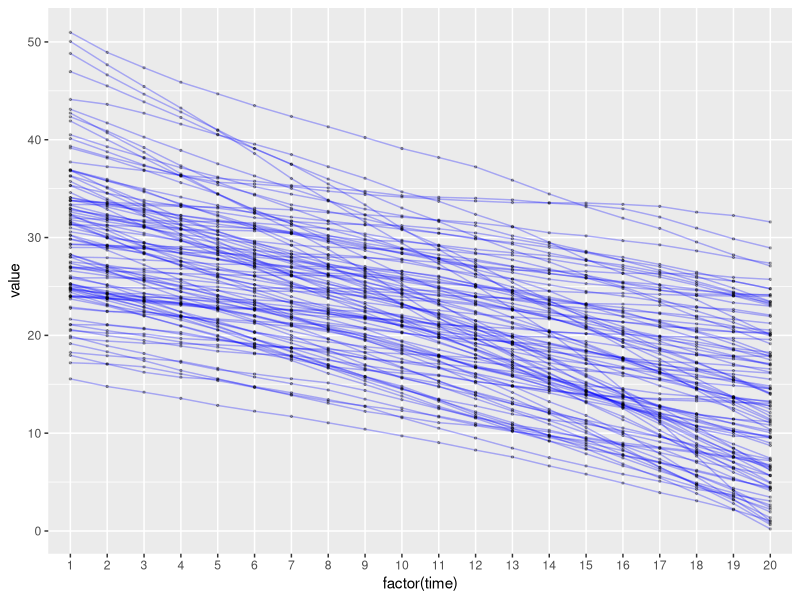
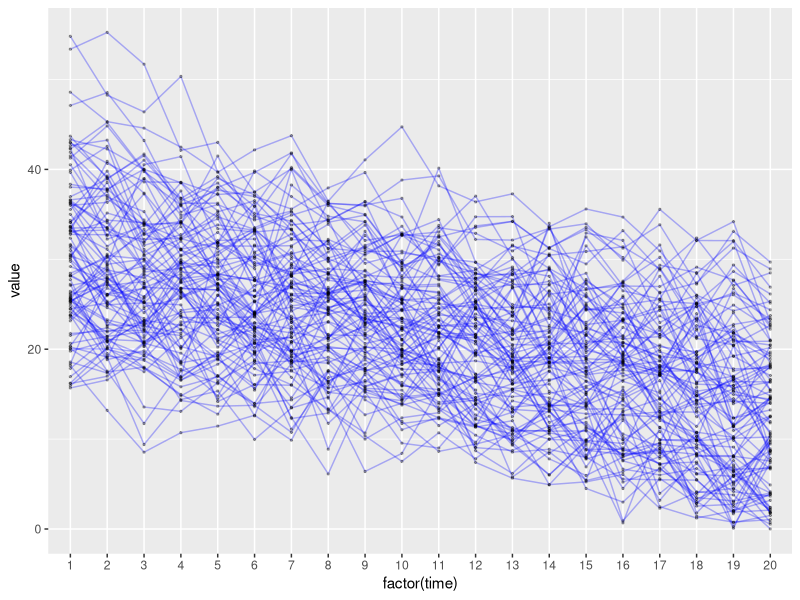

R code for these plots, in order: (Note: this script raises an error after producing the figures.)
#-------------------------
# Define parameters - Linear Change
#-------------------------
sim_tx <-
  function(n,
           tp,
           mean_b0,
           sd_b0,
           low_b0,
           up_b0,
           mean_yf,
           sd_yf,
           mu,
           s,
           mu_j,
           s_j,
           tm,
           mean_ym,
           sd_ym,
           jiggle = TRUE,
           na_pct = 0,
           return = c("long", "wide"),
           seed = 1234) {
    
    return <- match.arg(return)
    
    #-------------------------
    # Linear Change
    #-------------------------
    
    #Set seed to replicate results - different for each trend so they do not start in the same point
    set.seed(seed)
    
    df1 <- NULL #Set empty dataset to start
    for (j in 1:n) {
      t <- NULL #t time x-axis
      y <- NULL # y score y-axis
      m <- NULL #slope
      
      #For first value and first slope
      b0 <-
        rnorm(n = 1, mean = mean_b0, sd = sd_b0) #select random number for normal distribution with parameters b0
      while (b0 < low_b0 |
             b0 > up_b0) {
        #Not allowing it to be lower than 15 or higher than 63
        b0 <- rnorm(n = 1, mean = mean_b0, sd = sd_b0)
      }
      yf <-
        rnorm(n = 1, mean = mean_yf, sd = sd_yf) #random number for distribution of yf to create slope
      while (yf > b0) {
        #Not allowing it to be higher than b0
        yf <- rnorm(n = 1, mean = mean_yf, sd = sd_yf)
      }
      yf <- ifelse(yf < 0, 0, yf) #not allowing it to be lower than 0
      m1 <- (yf - b0) / tp  #Set slope from b0 and Yf created before
      
      #Define first data points
      t[1] = 1
      y[1] = b0
      m[1] = m1
      t[2] = 2
      y[2] = m1 + b0
      m[2] = m1
      
      #Loop for timepoint 3 to 20
      for (i in 3:tp) {
        t[i] = i
        m[i] <-
          m[i - 1] + rnorm(1, mean = mu, sd = s) #Add variation to slope so it is not the same for all 20 datapoints
        while (m[i] > 0) {
          #Not allowing slope to be positive
          m[i] <- m[i - 1] + rnorm(1, mean = mu, sd = s)
        }
        
        y[i] <- m[i] + y[i - 1]  #calculate new y
        yt <-
          m[i] * (tp - (i - 1)) + y[i - 1] #calculate last value for that slope to see if it falls in distribution for yf
        
        while (yt < mean_yf - 1.5 * sd_yf |
               yt > mean_yf + 1.5 * sd_yf |
               yt < 0) {
          #make sure yf fall in yf distribution
          m[i] <- m[i - 1] + rnorm(1, mean = mu, sd = s)
          
          while (m[i] > 0) {
            m[i] <- m[i - 1] + rnorm(1, mean = mu, sd = s)
          }
          
          y[i] <- m[i] + y[i - 1]
          yt <- m[i] * (tp - (i - 1)) + y[i - 1]
        }
        
      }
      
      ind <-
        as.data.frame(cbind(id = j, t, y)) #dataset with values creates for each id
      
      #Add jiggle
      for (k in 1:nrow(ind)) {
        ind$new_y[k] <- ind$y[k] + rnorm(1, mean = mu_j, sd = s_j)
        while (ind$new_y[k] < 0) {
          ind$new_y[k] <- ind$y[k] + rnorm(1, mean = mu_j, sd = s_j)
        }
      }
      while (ind$new_y[1] < low_b0 | ind$new_y[1] > up_b0) {
        ind$new_y[1] <- ind$y[1] + rnorm(1, mean = mu_j, sd = s_j)
      }
      
      df1 <- rbind(df1, ind) #Put all ids together
      
      rm(b0, yf, m1, t, m, y, yt, ind) #clean for next loop
    }
    
    
    
    # SELECT JIGGLE OR NOT
    
    ## LONG
    df_long <- tibble::as_tibble(df1)
    #
    
    if (jiggle == TRUE) {
      
      df_long <- dplyr::select(df_long, id, time = t, value = new_y)
      
    } else if (jiggle == FALSE) {
      
      df_long <- dplyr::select(df_long, id, time = t, value = y)
      
    }
    
    # add missing data
    df_long <- dplyr::mutate(df_long,
                             random_num = runif(nrow(df_long)),
                             value = base::ifelse(random_num <= na_pct, NA, value)) 
    
    df_long <- select(df_long, -random_num)

    # RETURN LONG OR
    if (return == "long") {
      return(df_long)
      
    } else if (return == "wide") {
      df_wide <-
        tidyr::pivot_wider(
          data = df_long,
          names_from = time,
          names_prefix = "t_",
          values_from = value
        )
      
      return(df_wide)
      
    }
    
    
    
  }

# n <- 20
#
# # Number of timepoints
# tp <- 20
#
# # Set b0
# mean_b0 = 29.33
# sd_b0 = 8.04
# low_b0 = 15
# up_b0 =63
#
# # Set Yf
# mean_yf = 15.9
# sd_yf = 11.9
#
# # Variation of slopes  #Autocorrelation within individual
# mu = 0
# s = 0.2
#
# # Jiggle for points around the line
# mu_j = 0
# s_j = 5
#
# # Medium point (Setting mean and sd at timepoint 8)
# tm = 8
# mean_ym = 20
# sd_ym = 7

library(tidyverse)


sim_tx(
    n = 100,
    tp = 20,
    mean_b0 = 29.33,
    sd_b0 = 8.04,
    low_b0 = 15,
    up_b0 = 63,
    mean_yf = 15.9,
    sd_yf = 11.9,
    mu = 0,
    s = 0.2,
    mu_j = 0,
    s_j = 5,
    tm = 8,
    mean_ym = 20,
    sd_ym = 7,
    return = "wide",
    jiggle = F,
    seed = 123, 
    na_pct = .1
  )

df_long_01_jf <-
  sim_tx(
    n = 100,
    tp = 20,
    mean_b0 = 29.33,
    sd_b0 = 8.04,
    low_b0 = 15,
    up_b0 = 63,
    mean_yf = 15.9,
    sd_yf = 11.9,
    mu = 0,
    s = 0.2,
    mu_j = 0,
    s_j = 5,
    tm = 8,
    mean_ym = 20,
    sd_ym = 7,
    return = "long",
    jiggle = F,
    seed = 123
  )



na_pct <- .9

df_long_01_jf %>%
  dplyr::mutate(
    random_num = runif(nrow(.)),
    value = base::ifelse(random_num <= na_pct, NA, value)) %>% View()


  # ) %>%
  # dplyr::select(-random_num) %>%
  # tidyr::spread(vars, value)

df_long_01_jf %>%
  ggplot2::ggplot(aes(x = factor(time), y = value, group = id)) +
  geom_line(alpha = .3, colour = "blue") +
  geom_point(alpha = .3, size = .5) +
  theme(legend.position = "none")


df_long_01_jt <-
  sim_tx(
    n = 100,
    tp = 20,
    mean_b0 = 29.33,
    sd_b0 = 8.04,
    low_b0 = 15,
    up_b0 = 63,
    mean_yf = 15.9,
    sd_yf = 11.9,
    mu = 0,
    s = 0.2,
    mu_j = 0,
    s_j = 3,
    tm = 8,
    mean_ym = 20,
    sd_ym = 7,
    return = "long",
    jiggle = T,
    seed = 123
  )

df_long_01_jt %>%
  ggplot2::ggplot(aes(x = factor(time), y = value, group = id)) +
  geom_line(alpha = .3, colour = "blue") +
  geom_point(alpha = .3, size = .5) +
  theme(legend.position = "none")



#-----
# Plot results

plot(df1$t, df1$new_y, col = df1$id, pch = 16) #with jiggle
plot(df1$t, df1$y, col = df1$id, pch = 16) #no jiggle

#-----
# Verify stats

#Baseline
base1 <- subset(df1, t == 1)

mean(base1$new_y) #with jiggle
mean(base1$y) #no jiggle
sd(base1$new_y) #with jiggle
sd(base1$y) #no jiggle

#End
end1 <- subset(df1, t == 20)

mean(end1$new_y) #with jiggle
mean(end1$y) #no jiggle
sd(end1$new_y) #with jiggle
sd(end1$y) #no jiggle


#-----
# Verify trend
lme4::lmer(new_y ~ t + (1 | id), data = df1)@beta[2] # with jiggle
lme4::lmer(y ~ t + (1 | id), data = df1)@beta[2] # with jiggle














#---------------------------------------------------------------------------------------------------
#-------------------------
# Define parameters - Stable Change
#-------------------------

# Number of subjects
n <- 20

# Number of timepoints
tp <- 20

# Set b0
mean_b0 = 29.33
sd_b0 = 8.04
low_b0 = 15
up_b0 = 63

# Set Yf
mean_yf = 15.9
sd_yf = 11.9

# Variation of slopes  #Autocorrelation within individual
mu = 0
s = 0.2

# Jiggle for points around the line
mu_j = 0
s_j = 5

# Medium point (Setting mean and sd at timepoint 8)
tm = 8
mean_ym = 20
sd_ym = 7




#-------------------------
# Stable Change - from start distribution to start distribution
#-------------------------

#Set seed to replicate results - different for each trend so they do not start in the same point
set.seed(49872)

df2 <- NULL  #Set empty dataset to start
for (j in 1:n) {
  t <- NULL
  y <- NULL
  m <- NULL
  
  #For first value
  b0 <-
    rnorm(n = 1, mean = mean_b0, sd = sd_b0) #select random number for normal distribution with parameters b0
  while (b0 < low_b0 |
         b0 > up_b0) {
    #Not allowing it to be lower than 15 or higher than 63
    b0 <- rnorm(n = 1, mean = mean_b0, sd = sd_b0)
  }
  yf <-
    rnorm(n = 1, mean = mean_b0, sd = sd_b0) #random number for distribution of b0 to create slope
  yf <- ifelse(yf < 0, 0, yf) #not allowing it to be lower than 0
  m1 <- (yf - b0) / tp  #Set slope from b0 and Yf created before
  
  #Define first data points
  t[1] = 1
  y[1] = b0
  m[1] = m1
  t[2] = 2
  y[2] = m1 + b0
  m[2] = m1
  
  #Loop for timepoint 3 to 20
  for (i in 3:tp) {
    t[i] = i
    m[i] <-
      m[i - 1] + rnorm(1, mean = mu, sd = s) #Add variation to slope so it is not the same for all 20 datapoints
    y[i] <- m[i] + y[i - 1] #calculate new y
    yt <-
      m[i] * (tp - (i - 1)) + y[i - 1] #calculate last value for that slope to see if it falls in distribution for b0
    
    while (yt < b0 - 1.5 * sd_b0 |
           yt > b0 + 1.5 * sd_b0 |
           yt < 0) {
      #make sure yf fall in b0 distribution
      m[i] <- m[i - 1] + rnorm(1, mean = mu, sd = s)
      y[i] <- m[i] + y[i - 1]
      yt <- m[i] * (tp - (i - 1)) + y[i - 1]
    }
    
  }
  ind <-
    as.data.frame(cbind(id = j, t, y))  #dataset with values creates for each id
  
  #Add jiggle
  for (k in 1:nrow(ind)) {
    ind$new_y[k] <- ind$y[k] + rnorm(1, mean = mu_j, sd = s_j)
    while (ind$new_y[k] < 0) {
      ind$new_y[k] <- ind$y[k] + rnorm(1, mean = mu_j, sd = s_j)
    }
  }
  while (ind$new_y[1] < low_b0 | ind$new_y[1] > up_b0) {
    ind$new_y[1] <- ind$y[1] + rnorm(1, mean = mu_j, sd = s_j)
  }
  
  df2 <- rbind(df2, ind) #Put all ids together
  
  rm(b0, yf, m1, t, m, y, yt, ind) #clean for next loop
}



#-----
# Plot results

plot(df2$t, df2$new_y, col = df2$id, pch = 16) #with jiggle
plot(df2$t, df2$y, col = df2$id, pch = 16) #no jiggle

#-----
# Verify stats

#Baseline
base2 <- subset(df2, t == 1)

mean(base2$new_y) #with jiggle
mean(base2$y) #no jiggle
sd(base2$new_y) #with jiggle
sd(base2$y) #no jiggle

#End
end2 <- subset(df2, t == 20)

mean(end2$new_y) #with jiggle
mean(end2$y) #no jiggle
sd(end2$new_y) #with jiggle
sd(end2$y) #no jiggle


#-----
# Verify trend
lme4::lmer(new_y ~ t + (1 | id), data = df2)@beta[2] # with jiggle
lme4::lmer(y ~ t + (1 | id), data = df2)@beta[2] # with jiggle







#------------------------------------------------
#-------------------------
# Stable Change - ANOTHER OPTION WOULD BE TO START SLOPE WITH 0
#-------------------------

#Set seed to replicate results - different for each trend so they do not start in the same point
set.seed(84972)

df2a <- NULL  #Set empty dataset to start
for (j in 1:n) {
  t <- NULL
  y <- NULL
  m <- NULL
  
  #For first value
  b0 <-
    rnorm(n = 1, mean = mean_b0, sd = sd_b0) #select random number for normal distribution with parameters b0
  while (b0 < low_b0 |
         b0 > up_b0) {
    #Not allowing it to be lower than 15 or higher than 63
    b0 <- rnorm(n = 1, mean = mean_b0, sd = sd_b0)
  }
  #yf <- rnorm(n=1, mean=mean_b0, sd=sd_b0) #random number for distribution of b0 to create slope
  #yf <- ifelse(yf<0,0,yf) #not allowing it to be lower than 0
  m1 <-
    0  #sTART SLOPE IN ZERO                    #(yf-b0)/tp  #Set slope from b0 and Yf created before
  
  #Define first data points
  t[1] = 1
  y[1] = b0
  m[1] = m1
  #t[2]=2
  #y[2]=m1+b0
  #m[2]=m1
  
  #Loop for timepoint 2 to 20
  for (i in 2:tp) {
    t[i] = i
    m[i] <-
      m[i - 1] + rnorm(1, mean = mu, sd = s) #Add variation to slope so it is not the same for all 20 datapoints
    y[i] <- m[i] + y[i - 1] #calculate new y
    yt <-
      m[i] * (tp - (i - 1)) + y[i - 1] #calculate last value for that slope to see if it falls in distribution for b0
    
    while (yt < b0 - 1.5 * sd_b0 |
           yt > b0 + 1.5 * sd_b0 |
           yt < 0) {
      #make sure yf fall in b0 distribution
      m[i] <- m[i - 1] + rnorm(1, mean = mu, sd = s)
      y[i] <- m[i] + y[i - 1]
      yt <- m[i] * (tp - (i - 1)) + y[i - 1]
    }
    
  }
  ind <-
    as.data.frame(cbind(id = j, t, y))  #dataset with values creates for each id
  
  #Add jiggle
  for (k in 1:nrow(ind)) {
    ind$new_y[k] <- ind$y[k] + rnorm(1, mean = mu_j, sd = s_j)
    while (ind$new_y[k] < 0) {
      ind$new_y[k] <- ind$y[k] + rnorm(1, mean = mu_j, sd = s_j)
    }
  }
  while (ind$new_y[1] < low_b0 | ind$new_y[1] > up_b0) {
    ind$new_y[1] <- ind$y[1] + rnorm(1, mean = mu_j, sd = s_j)
  }
  
  df2a <- rbind(df2a, ind) #Put all ids together
  
  rm(b0, m1, t, m, y, yt, ind) #clean for next loop
}



#-----
# Plot results

plot(df2a$t, df2a$new_y, col = df2a$id, pch = 16) #with jiggle
plot(df2a$t, df2a$y, col = df2a$id, pch = 16) #no jiggle

#-----
# Verify stats

#Baseline
base2a <- subset(df2a, t == 1)

mean(base2a$new_y) #with jiggle
mean(base2a$y) #no jiggle
sd(base2a$new_y) #with jiggle
sd(base2a$y) #no jiggle

#End
end2a <- subset(df2a, t == 20)

mean(end2a$new_y) #with jiggle
mean(end2a$y) #no jiggle
sd(end2a$new_y) #with jiggle
sd(end2a$y) #no jiggle


#-----
# Verify trend
lme4::lmer(new_y ~ t + (1 | id), data = df2a)@beta[2] # with jiggle
lme4::lmer(y ~ t + (1 | id), data = df2a)@beta[2] # with jiggle










#---------------------------------------------------------------------------------------------------
#-------------------------
# Define parameters - Inverse Change
#-------------------------

# Number of subjects
n <- 20

# Number of timepoints
tp <- 20

# Set b0
mean_b0 = 29.33
sd_b0 = 8.04
low_b0 = 15
up_b0 = 63

# Set Yf
mean_yf = 15.9
sd_yf = 11.9

# Variation of slopes  #Autocorrelation within individual
mu = 0
s = 0.2

# Jiggle for points around the line
mu_j = 0
s_j = 5

# Medium point (Setting mean and sd at timepoint 8)
tm = 8
mean_ym = 20
sd_ym = 7


#-------------------------
# Inverse Change
#-------------------------

#Set seed to replicate results - different for each trend so they do not start in the same point
set.seed(369845)

df3 <- NULL #Set empty dataset to start
for (j in 1:n) {
  t <- NULL
  y <- NULL
  m <- NULL
  
  #For first value
  b0 <-
    rnorm(n = 1, mean = mean_b0, sd = sd_b0) #select random number for normal distribution with parameters b0
  while (b0 < low_b0 |
         b0 > up_b0) {
    #Not allowing it to be lower than 15 or higher than 63
    b0 <- rnorm(n = 1, mean = mean_b0, sd = sd_b0)
  }
  ym <-
    rnorm(n = 1, mean = mean_ym, sd = sd_ym) #random number for distribution of ym to create slope
  while (ym > b0) {
    #Not allowing it to be higher than b0
    ym <- rnorm(n = 1, mean = mean_ym, sd = sd_ym)
  }
  ym <- ifelse(ym < 0, 0, ym)   #not allowing it to be lower than 0
  m1 <- (ym - b0) / tm  #Set slope from b0 and Ym created before
  
  #Define first data points
  t[1] = 1
  y[1] = b0
  m[1] = m1
  t[2] = 2
  y[2] = m1 + b0
  m[2] = m1
  
  #Loop for timepoint 3 to 8 (middle point)
  for (i in 3:tm) {
    t[i] = i
    m[i] <-
      m[i - 1] + rnorm(1, mean = mu, sd = s)  #Add variation to slope so it is not the same for all 20 datapoints
    while (m[i] > 0) {
      #Not allowing slope to be positive
      m[i] <- m[i - 1] + rnorm(1, mean = mu, sd = s)
    }
    y[i] <- m[i] + y[i - 1]  #calculate new y
    ym <-
      m[i] * (tm - (i - 1)) + y[i - 1] #calculate last value for that slope to see if it falls in distribution for ym
    
    while (ym < mean_ym - 1.5 * sd_ym |
           ym > mean_ym + 1.5 * sd_ym |
           ym < 0) {
      #make sure ym fall in ym distribution
      m[i] <- m[i - 1] + rnorm(1, mean = mu, sd = s)
      while (m[i] > 0) {
        #Not allowing slope to be positive
        m[i] <- m[i - 1] + rnorm(1, mean = mu, sd = s)
      }
      y[i] <- m[i] + y[i - 1]
      ym <- m[i] * (tm - (i - 1)) + y[i - 1]
    }
  }
  
  #Redefine slope
  yf <-
    rnorm(n = 1, mean = mean_yf, sd = sd_ym) ## NOTE: SEE IF MODIFY BACK SD TO sd_yf - New last point to redefine slope
  yf <- ifelse(yf < 0, 0, yf)  #not allowing it to be lower than 0
  mm <- (yf - y[tm]) / (tp - tm)  #Set slope from ym and yf created before
  
  #Loop for timepoint 9 to 20
  for (i in (tm + 1):tp) {
    t[i] = i
    m[i] <-
      mm + rnorm(1, mean = mu, sd = s)  #Add variation to slope so it is not the same for all 20 datapoints
    y[i] <- m[i] + y[i - 1]  #calculate new y
    yt <-
      m[i] * (tp - (i - 1)) + y[i - 1]  #calculate last value for that slope to see if it falls in distribution for yf
    
    while (yt < mean_yf - 1.5 * sd_ym |
           yt > mean_yf + 1.5 * sd_ym |
           yt < 0) {
      ## NOTE: SEE IF MODIFY BACK SD TO sd_yf - make sure it falls in distribution for yf
      m[i] <- mm + rnorm(1, mean = mu, sd = s)
      y[i] <- m[i] + y[i - 1]
      yt <- m[i] * (tp - (i - 1)) + y[i - 1]
    }
  }
  
  ind <-
    as.data.frame(cbind(id = j, t, y)) #dataset with values creates for each id
  
  #Add jiggle
  for (k in 1:nrow(ind)) {
    ind$new_y[k] <- ind$y[k] + rnorm(1, mean = mu_j, sd = s_j)
    while (ind$new_y[k] < 0) {
      ind$new_y[k] <- ind$y[k] + rnorm(1, mean = mu_j, sd = s_j)
    }
  }
  while (ind$new_y[1] < low_b0 | ind$new_y[1] > up_b0) {
    ind$new_y[1] <- ind$y[1] + rnorm(1, mean = mu_j, sd = s_j)
  }
  
  df3 <- rbind(df3, ind) #Put all ids together
  
  rm(b0, ym, m1, t, m, y, yt, ind, yf, mm) #clean for next loop
}



#-----
# Plot results

plot(df3$t, df3$new_y, col = df3$id, pch = 16) #with jiggle
plot(df3$t, df3$y, col = df3$id, pch = 16) #no jiggle

#-----
# Verify stats

#Baseline
base3 <- subset(df3, t == 1)

mean(base3$new_y) #with jiggle
mean(base3$y) #no jiggle
sd(base3$new_y) #with jiggle
sd(base3$y) #no jiggle


#End
end3 <- subset(df3, t == 20)

mean(end3$new_y) #with jiggle
mean(end3$y) #no jiggle
sd(end3$new_y) #with jiggle
sd(end3$y) #no jiggle

#Mid
mid3 <- subset(df3, t == 8)

mean(mid3$new_y) #with jiggle
mean(mid3$y) #no jiggle
sd(mid3$new_y) #with jiggle
sd(mid3$y) #no jiggle


#-----
# Verify trend
lme4::lmer(new_y ~ t + (1 | id), data = df3)@beta[2] # with jiggle
lme4::lmer(y ~ t + (1 | id), data = df3)@beta[2] # with jiggle
